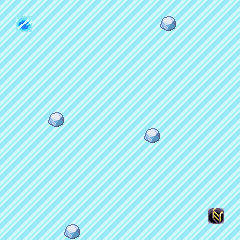

This game map was drawn from its Tiled (.tmx) file and the tilesets committed beside it. A one-line description and the full map source follow:
An orthogonal 15x15 tile map with 16x16 px tiles, 1 tile layer (Tile Layer 1).

<map version="1.0" orientation="orthogonal" renderorder="right-down" width="15" height="15" tilewidth="16" tileheight="16" nextobjectid="1">
 <tileset firstgid="1" name="Ice" tilewidth="16" tileheight="16" tilecount="6" columns="0">
  <tile id="0">
   <image width="16" height="16" source="../tilesheets/ice.png" />
  </tile>
  <tile id="1">
   <properties>
    <property name="flag" type="int" value="4" />
   </properties>
   <image width="16" height="16" source="../tilesheets/ice_rock.png" />
  </tile>
  <tile id="2">
   <properties>
    <property name="flag" type="int" value="1" />
   </properties>
   <image width="16" height="16" source="../tilesheets/ice_thin.png" />
  </tile>
  <tile id="3">
   <image width="16" height="16" source="../tilesheets/ice_crack.png" />
  </tile>
  <tile id="4">
   <image width="16" height="16" source="../tilesheets/ice_hole.png" />
  </tile>
  <tile id="5">
   <properties>
    <property name="flag" type="int" value="2" />
   </properties>
   <image width="16" height="16" source="../tilesheets/ladder_down.png" />
  </tile>
 </tileset>
 <layer name="Tile Layer 1" width="15" height="15">
  <data encoding="csv">
1,1,1,1,1,1,1,1,1,1,1,1,1,1,1,
1,3,1,1,1,1,1,1,1,1,2,1,1,1,1,
1,1,1,1,1,1,1,1,1,1,1,1,1,1,1,
1,1,1,1,1,1,1,1,1,1,1,1,1,1,1,
1,1,1,1,1,1,1,1,1,1,1,1,1,1,1,
1,1,1,1,1,1,1,1,1,1,1,1,1,1,1,
1,1,1,1,1,1,1,1,1,1,1,1,1,1,1,
1,1,1,2,1,1,1,1,1,1,1,1,1,1,1,
1,1,1,1,1,1,1,1,1,2,1,1,1,1,1,
1,1,1,1,1,1,1,1,1,1,1,1,1,1,1,
1,1,1,1,1,1,1,1,1,1,1,1,1,1,1,
1,1,1,1,1,1,1,1,1,1,1,1,1,1,1,
1,1,1,1,1,1,1,1,1,1,1,1,1,1,1,
1,1,1,1,1,1,1,1,1,1,1,1,1,6,1,
1,1,1,1,2,1,1,1,1,1,1,1,1,1,1
</data>
 </layer>
</map>
